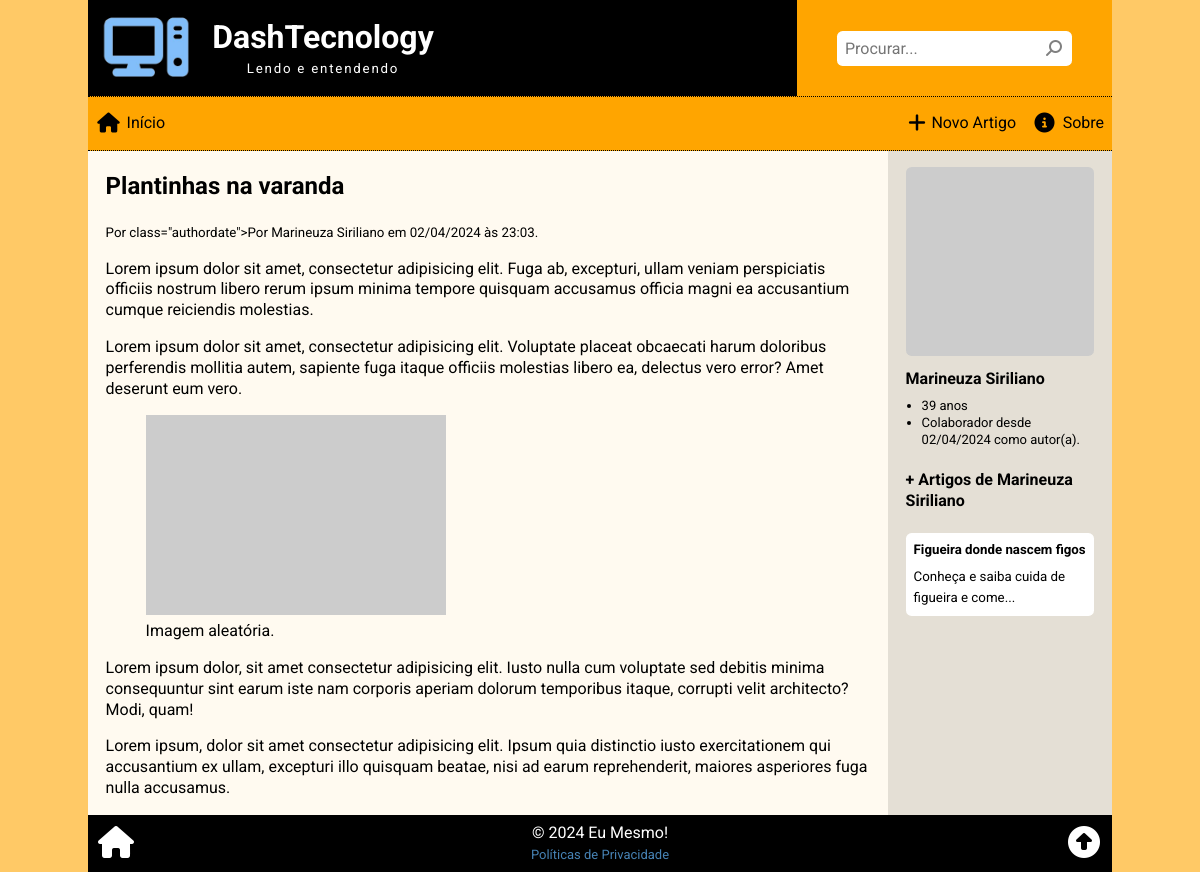
Before: /view.php?id=3 with the older database file.
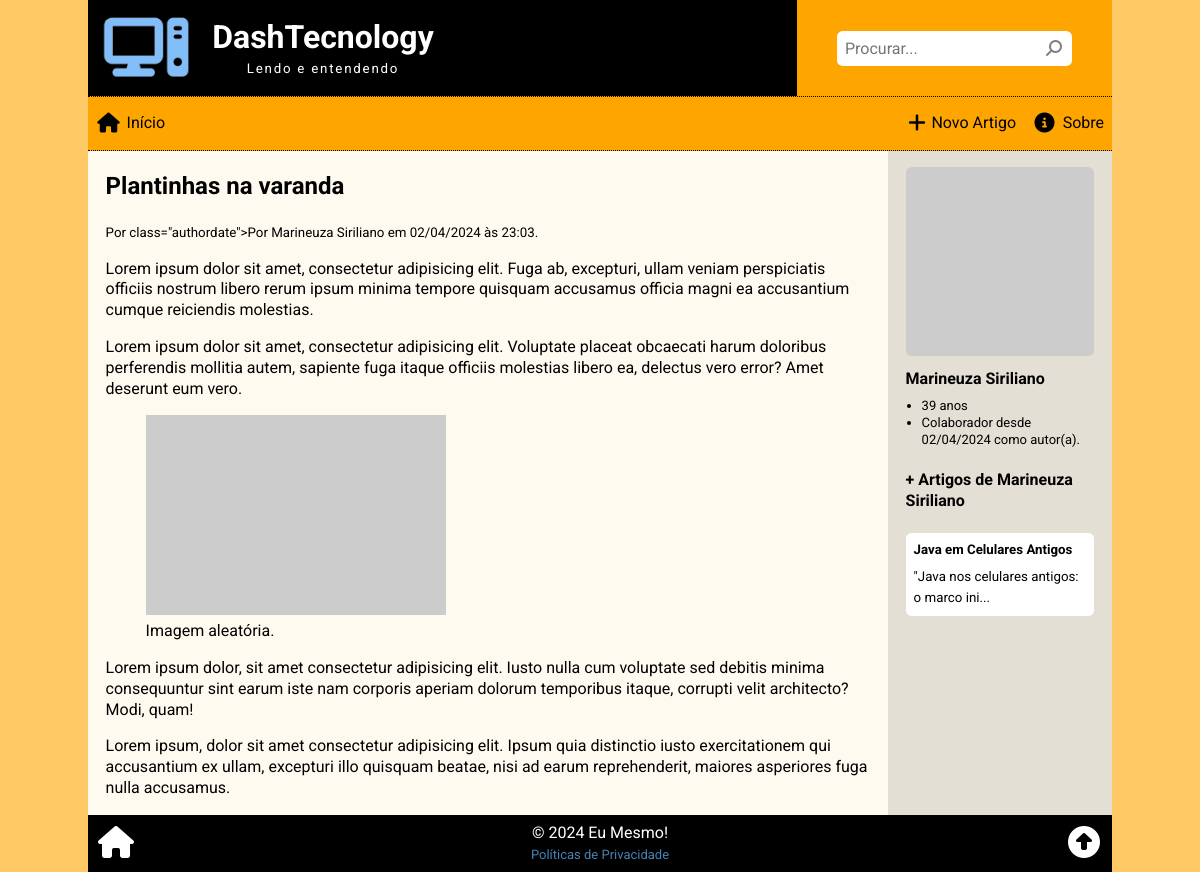
After: the same page with the newer database file.
### tables this page shows
CREATE TABLE article (
    art_id INT PRIMARY KEY AUTO_INCREMENT,
    art_date TIMESTAMP DEFAULT CURRENT_TIMESTAMP,
    art_thumbnail VARCHAR(255),
    art_title VARCHAR(127),
    art_summary VARCHAR(255),
    art_author INT,
    art_content TEXT,
    art_views INT DEFAULT '0',
    art_status ENUM('on', 'off', 'del') DEFAULT 'on',
    FOREIGN KEY (art_author) REFERENCES employee(emp_id)
);

CREATE TABLE employee (
    emp_id INT PRIMARY KEY AUTO_INCREMENT,
    emp_date TIMESTAMP DEFAULT CURRENT_TIMESTAMP,
    emp_photo VARCHAR(255),
    emp_name VARCHAR(127) NOT NULL,
    emp_birth DATE,
    emp_email VARCHAR(255) NOT NULL,
    emp_password VARCHAR(63) NOT NULL,
    emp_type ENUM('admin', 'author', 'moderator') DEFAULT 'moderator',
    emp_status ENUM('on', 'off', 'del') DEFAULT 'on'
);

### _global.php (called while the page is built, shortened)
<?php
$site = [
    "sitename" => "DashTecnology",
    "title" => "DashTecnology",
    "slogan" => "Lendo e entendendo",
    "logo" => "logo02.png",
    "mysql_hostname" => "localhost",
    "mysql_username" => "root",
    "mysql_password" => "",
    "mysql_database" => "helloword",
    "summary_length" => 40,
    "social_list" => [
        [
            "name" => "GitHub.com",
            "link" => "https://github.com/Luferat",
            "icon" => "fa-brands fa-square-github fa-fw",
            "color" => "#333"
        ], [
            "name" => "X / Twitter",
            "link" => "https://twitter.com/Luferat",
            "icon" => "fa-brands fa-square-x-twitter fa-fw",
            "color" => "#14171a"
        ], [
            "name" => "Youtube",
            "link" => "https://www.youtube.com/channel/UCkN6I-gfJlL5lUj9shkyxPQ",
            "icon" => "fa-brands fa-square-youtube fa-fw",
            "color" => "#ff0000"
        ], [
            "name" => "Facebook",
            "link" => "https://facebook.com/Luferat",
            "icon" => "fa-brands fa-square-facebook fa-fw",
            "color" => "#1877f2"
        ], [
            "name" => "Instagram",
            "link" => "https://instagram.com/Luferat",
            "icon" => "fa-brands fa-square-instagram fa-fw",
            "color" => "#405de6"
        ], [
            "name" => "LinkedIn",
            "link" => "https://www.linkedin.com/in/luferat/",
            "icon" => "fa-brands fa-linkedin fa-fw",
            "color" => "#0a66c2"
        ]
    ]
];

### view.php (the view, shortened to what this page needs)
<?php
require("_global.php");
$page = array(
    "title" => "Artigo Completo",
    "css" => "view.css",
    "js" => "view.js"
);
$id = isset($_GET['id']) ? intval($_GET['id']) : 0;
$sql = <<<SQL
SELECT
 	-- Obtém os campos de article necessários
 	art_id, art_title, art_content,
    -- Obtém a data formatada para o pseudo-campo art_datebr
    -- Referência: https://www.w3schools.com/sql/func_mysql_date_format.asp
    DATE_FORMAT(art_date, "%d/%m/%Y às %H:%i") AS art_datebr,
    -- Obtém os campos de employee necessários
    emp_id, emp_photo, emp_name, emp_type,
    -- Obtém a data formatada de cadastro do emplyee para o pseudo-campo emp_datebr
    DATE_FORMAT(emp_date, "%d/%m/%Y") AS emp_datebr,
    -- Obtém a idade do employee em anos
    -- Referências: https://www.w3schools.com/sql/func_mysql_timediff.asp
    TIMESTAMPDIFF(YEAR, emp_birth, CURDATE()) AS emp_age
-- Tabela original
FROM `article`
-- Faz a junção das tabelas 'article' e 'employee'
INNER JOIN `employee` ON art_author = emp_id
-- Regras para obter os dados
WHERE art_id = '{$id}'
	-- A data deve ser menor ou igual a agora
    -- Não obtém artigos agendados para o futuro
	AND art_date <= NOW()
    -- O artigo deve estar online
    AND art_status = 'on';
SQL;
$res = $conn->query($sql);
$art = $res->fetch_assoc();
$article = <<<ART
<div class="article">
    <h2>{$art['art_title']}</h2>
    <small>Por class="authordate">Por {$art['emp_name']} em {$art['art_datebr']}.</small>
    <div>{$art['art_content']}</div>
</div>
ART;
$sql = <<<SQL
UPDATE article
    SET art_views = art_views + 1
WHERE art_id = '{$id}';
SQL;
$conn->query($sql);
switch ($art['emp_type']) {
    case 'author':
        $emp_type = 'autor(a)';
        break;
};
$aside_author = <<<HTML
<div class="aside-author">
    <img src="{$art['emp_photo']}" alt="{$art['emp_name']}">
    <h4>{$art['emp_name']} </h4>
    <ul>
        <li>{$art['emp_age']} anos</li>
        <li>Colaborador desde {$art['emp_datebr']} como {$emp_type}.</li>
    </ul>
</div>
HTML;
$NameAuthor = <<<HTML
<h4>{$art['emp_name']} </h4>
HTML;
$sql = <<<SQL
-- Seleciona
SELECT
	-- os campos necessários
	art_id, art_title, art_summary
-- da tabela 'article'
FROM `article`
-- quando
WHERE
	-- o id do author é este
	art_author = '{$art['emp_id']}'
    -- não pegar o artigo atual
    AND art_id != '{$art['art_id']}'
    -- data atual ou no passado
    AND art_date <= NOW()
    -- status online
    AND art_status = 'on'
-- ordenados de forma aleatória
-- Referências: https://w3schools.com/sql/func_mysql_rand.asp
ORDER BY RAND()
-- limitado ao máximo de 3 registros
LIMIT 3;
SQL;
$res = $conn->query($sql);
$aside_articles =  <<<HTML
<h4>+ Artigos de  <?php echo $NameAuthor </h4><div class="aside_article">
HTML;
while ($aart = $res->fetch_assoc()) :
    if (strlen($aart['art_summary']) > $site['summary_length'])
        $art_summary = mb_substr(
            $aart['art_summary'],
            0,
            $site['summary_length']
        ) . "...";
    $aside_articles .= <<<HTML
<div onclick="location.href = 'view.php?id={$aart['art_id']}'">
    <h5>{$aart['art_title']}</h5>
    <p><small title="{$aart['art_summary']}">{$art_summary}</small></p>
</div>
HTML;
endwhile;
$aside_articles .= '</div>';
$page['title'] = $art['art_title'];
require('_header.php');
?>
<article>
    <?php
    echo $article;
    ?>
</article>
<aside>
    <?php
    echo $aside_author;
    echo $aside_articles;
    ?>
</aside>
<?php
require('_footer.php');
?>

### _header.php (shortened to what this page needs)
<?php
$_css = $_js = '';
if (isset($page['css']))
    $_css = '<link rel="stylesheet" href="assets/css/' . $page["css"] . '">' . "\n";
?>
<!DOCTYPE html>
<html lang="pt-br">
<head>
    <link rel="stylesheet" href="assets/css/global.css">
    <?php
    echo $_css;
    ?>
</head>
<body>
    <div id="wrap">
        <header>
            <div class="header-logo-title">
                <a href="index.php" title="Página inicial">
                    <img src="assets/img/<?php echo $site["logo"] ?>" alt="Logotipo de <?php echo $site["sitename"] ?>">
                </a>
                <div class="header-title">
                    <h1><?php echo $site["title"] ?></h1>
                    <small><?php echo $site["slogan"] ?></small>
                </div>
            </div>
            <div class="header-search">
                <form action="search.php" method="get" onclick="return searchCheck()">
                    <input type="search" name="q" id="headerSearch" placeholder="Procurar..." value="<?php echo isset($query)? $query : '' ?>">
                    <button type="submit"><i class="fa-solid fa-magnifying-glass fa-fw fa-flip-horizontal"></i></button>
                </form>
            </div>
        </header>
        <nav>
            <a href="index.php" title="Página inicial">
                <i class="fa-solid fa-house fa-fw"></i>
                <span>Início</span>
            </a>
            <a href="new_article.php" title="Criar Artigo">
                <i class="fa-solid fa-plus"></i>
                 <span>Novo Artigo</span>
            </a>
            <a href="about.php" title="Sobre agente">
                <i class="fa-solid fa-circle-info fa-fw"></i>
                <span>Sobre</span>
            </a>
        </nav>
        <main>

### _footer.php (shortened to what this page needs)
</main>
<footer>
    <a href="index.php">
        <i class="fa-solid fa-house fa-fw"></i>
    </a>
    <div>
        <div>&copy; 2024 Eu Mesmo!</div>
        <a href="privacy.php">Políticas de Privacidade</a>
    </div>
    <a href="#wrap">
        <i class="fa-solid fa-circle-up fa-fw"></i>
    </a>
</footer>
</div>
</body>
</html>

### assets/css/global.css (style rules this page uses)
* { box-sizing: border-box; outline: none; }
html, body { position: relative; width: 100%; height: 100%; padding: 0; margin: 0; font-family: 'Roboto', Arial, Helvetica, sans-serif; font-size: 16px; line-height: 1.3; }
body { background-color: rgba(255, 166, 0, 0.6); background-image: url('../img/back01.png'); background-attachment: fixed; background-position: center; background-repeat: repeat; }
a { color: steelblue; text-decoration: none; }
#wrap { position: relative; width: 100%; height: 100%; max-width: 1024px; margin: auto; display: flex; flex-direction: column; }
header { background-color: #000000; display: flex; flex-direction: column; }
.header-logo-title { display: flex; align-items: center; }
header img { display: block; height: 5rem; margin: .5rem 1rem .5rem .5rem; }
.header-title { color: #ffffff; text-align: center; }
.header-title h1 { margin: 0; }
.header-title small { letter-spacing: .11rem; }
.header-search { background-color: orange; padding: 1rem; }
.header-search form { height: 100%; display: flex; align-items: center; }
.header-search form input, .header-search form button { padding: .5rem; border: none; background-color: white; }
.header-search form input { flex-grow: 1; border-radius: .35rem 0 0 .35rem; }
.header-search form button { border-radius: 0 .35rem .35rem 0; color: grey; }
nav { background-color: orange; border-top: 1px dotted #000; border-bottom: 1px dotted #000; display: flex; align-items: center; justify-content: space-around; }
nav a { padding: 1rem .5rem; text-align: center; color: black; display: flex; flex-direction: column; align-items: center; }
nav a i { font-size: 2.2rem; margin-bottom: .25rem; }
main { display: flex; flex-direction: column; flex-grow: 1; }
main article, main aside { padding: 0 1.1rem; }
main article { background-color: rgba(255, 255, 255, .9); flex-grow: 3; }
main aside { background-color: rgba(226, 226, 226, 0.9); min-height: 9rem; }
footer { background-color: #000; color: #ffffff; display: flex; align-items: center; }
footer>div { flex-grow: 1; text-align: center; }
footer>a { font-size: 2rem; padding: .5rem; color: #fff; }
footer>div>a { font-size: small; }
input, textarea, button { font-family: inherit; font-size: inherit; }
button { border: none; padding: .35rem 1rem; border-radius: .3rem; }
@media only screen and (min-width: 768px) { main { flex-direction: row; } }
@media only screen and (min-width: 768px) { main aside { min-width: 14rem; max-width: 14rem; } }
@media only screen and (min-width: 768px) { header { flex-direction: row; justify-content: space-between; } }
@media only screen and (min-width: 768px) { .header-search form { margin-left: 1.5rem; margin-right: 1.5rem; } }
@media screen and (min-width: 425px) { nav { justify-content: flex-end; } }
@media screen and (min-width: 425px) { nav a { flex-direction: row; } }
@media screen and (min-width: 425px) { nav a:first-child { margin-right: auto; } }
@media screen and (min-width: 425px) { nav a i { font-size: 1.25rem; margin-bottom: 0; margin-right: .35rem; } }

### assets/css/view.css (style rules this page uses)
.aside-author { margin-top: 1rem; }
.aside-author img, .aside_article img { width: 100%; height: auto; }
.aside-author img { border-radius: .35rem; }
.aside-author h4 { margin: .5rem 0; }
.aside-author ul { font-size: small; margin: 0; padding: 0; padding-left: 1rem; }
.aside_article div { background-color: white; padding: .5rem; border-radius: .35rem; cursor: pointer; margin-bottom: 1rem; }
.aside_article h5 { margin: 0; }
.aside_article p { margin: .5rem 0 0 0; }

Changed rows visible on the page:
changed article: art_title "Figueira donde nascem figos" → "Java em Celulares Antigos"; art_summary "Conheça e saiba cuida de figueira e come..." → "\"Java nos celulares antigos: o marco ini..."
